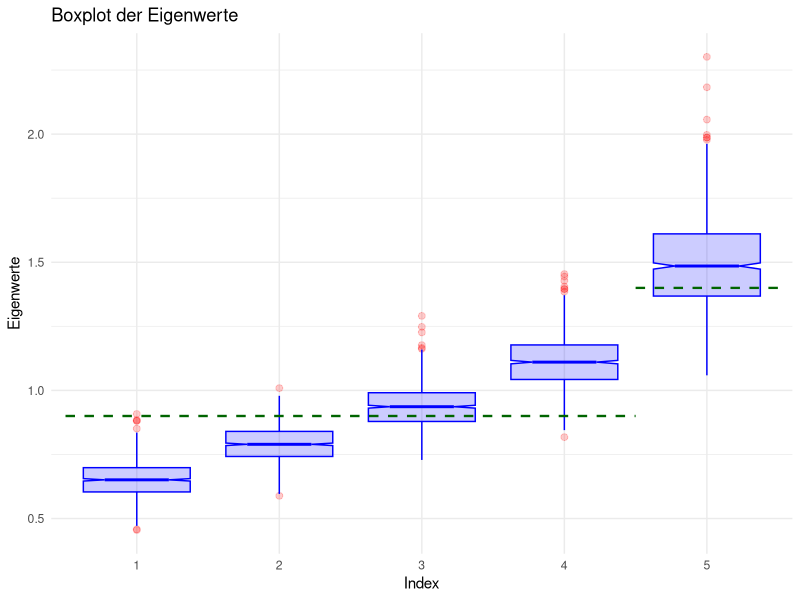
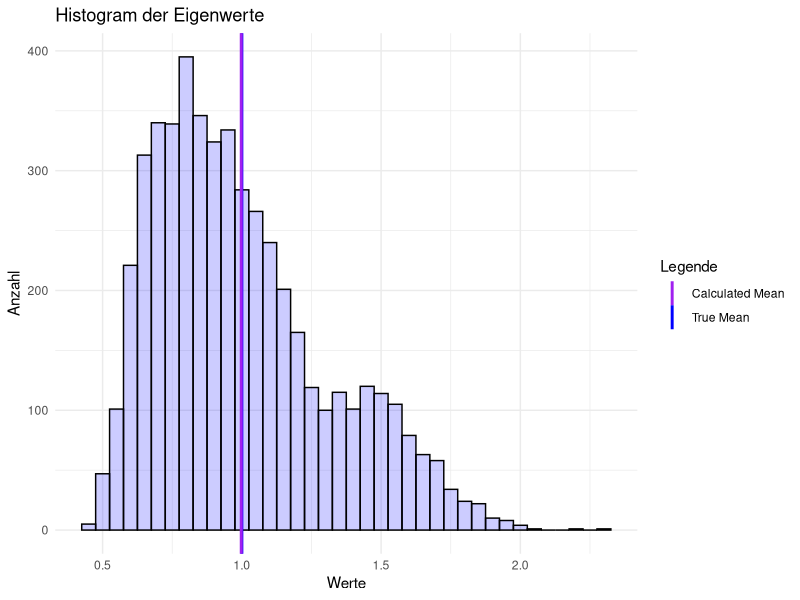
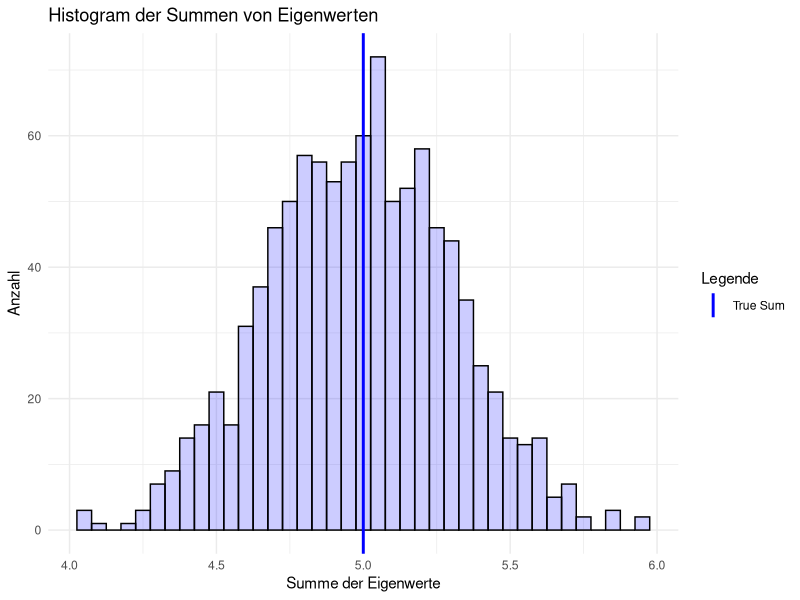

Here is the R script that generated these plots, in order:
library(tidyverse)
library(MASS)

# Vorbereitung

n <- 100
p <- 5
# Kovarianz Matrix und Mittelwert erstellen
Sigma <- matrix(c( 1 , rep (.1 ,4) , .1 , 1 , rep ( .1 , 3 ) , .1 , .1 , 1 , .1 , .1 , rep(.1 ,3) ,1 ,.1 , rep (.1 ,4) ,1) ,5 ,5)
mu <- c(rep(0,p))
# Multivariate Daten erzeugen
X <- mvrnorm(n, mu, Sigma)
# Vorsicht: X in R^{n \times p}


## Aufgabe a)

M <- 1000
# symmetric -> Matrix ist symmetrisch
# only.values -> Eigenvektoren werden nicht berechnet
# decreasing = FALSE -> Eigenwerte werden aufsteigend sortiert
true_eigenvalues <- sort(eigen(Sigma, symmetric=TRUE, only.values=TRUE)$values, decreasing = FALSE)

# Speicher für Eigenwerte erstellen
storage_ev <- matrix(0, nrow = M, ncol = p)
# Monte Carlo Simulation
for (i in (1:M)){
  X <- mvrnorm(n, mu, Sigma)
  S <- (1/n) * t(X) %*% X
  storage_ev[i,] <- sort(eigen(S)$values)
}
# Mittelwerte der Eigenwerte berechnen
calc_ev <- (1/M) * colSums(storage_ev)


# Boxplot
# erst Data Frame erstellen
eigenvalues_df <- data.frame(matrix(0, nrow=p*M, ncol=2))
colnames(eigenvalues_df) = c("Index", "Werte")
for (i in (0:4)){
  eigenvalues_df$Index[(i*M + 1): ((i+1)*M)] = rep((i+1), M)
  eigenvalues_df$Werte[(i*M + 1): ((i+1)*M)] = storage_ev[,(i+1)]
}
eigenvalues_df$Index <- as.factor(eigenvalues_df$Index)
# Plot
ggplot(eigenvalues_df, aes(x=Index, y=Werte)) + 
  geom_boxplot(color="blue",fill="blue", alpha=0.2, 
               notch=TRUE, notchwidth = 0.6,
               outlier.colour="red", outlier.fill="red", outlier.size=2) +
  annotate("segment", x = 0.5, xend = 4.5, y = 0.9, yend = 0.9, color = "darkgreen", linetype = "dashed", size = 0.8) +
  annotate("segment", x = 4.5, xend = 5.5, y = 1.4, yend = 1.4, color = "darkgreen", linetype = "dashed", size = 0.8) +
  labs(
    title = "Boxplot der Eigenwerte",
    x = "Index",
    y = "Eigenwerte"
  ) +
  theme_minimal()

# Histogram aller Eigenwerte
ggplot(eigenvalues_df, aes(x = Werte)) +
  geom_histogram(fill = "blue", color = "black", binwidth = 0.05, alpha = 0.2) + 
  geom_vline(aes(xintercept = mean(true_eigenvalues), color = "True Mean"), linetype = "solid", linewidth = 1) +
  geom_vline(aes(xintercept = mean(calc_ev), color = "Calculated Mean"), linetype = "solid", linewidth = 1) +
  scale_color_manual(values = c("True Mean" = "blue", "Calculated Mean" = "purple"), name = "Legende") +
  labs(
    title = "Histogram der Eigenwerte",
    x = "Werte",
    y = "Anzahl"
  ) + 
  theme_minimal()

# Histogram der Summen von Eigenwerten
sum_true_ev <- sum(true_eigenvalues)
sum_calc_ev <- rowSums(storage_ev)

ggplot() + 
  geom_histogram(aes(x = sum_calc_ev), binwidth = 0.05, color="black",fill="blue", alpha=0.2) +
  labs(x = "Summe der Eigenwerte", y = "Anzahl",
       title = "Histogram der Summen von Eigenwerten") +
  geom_vline(aes(xintercept = sum(true_eigenvalues), color = "True Sum"), linetype = "solid", linewidth = 1) +
  scale_color_manual(values = c("True Sum" = "blue"), name = "Legende") +
  theme_minimal()
